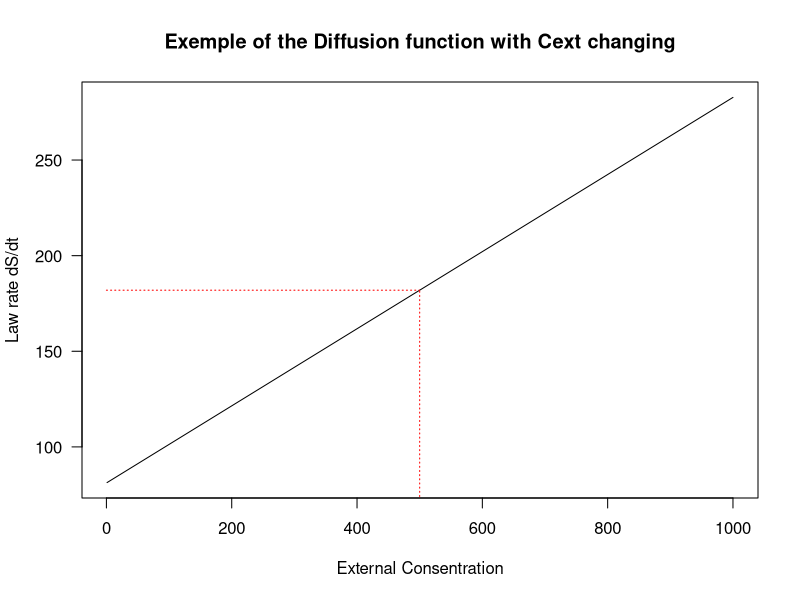
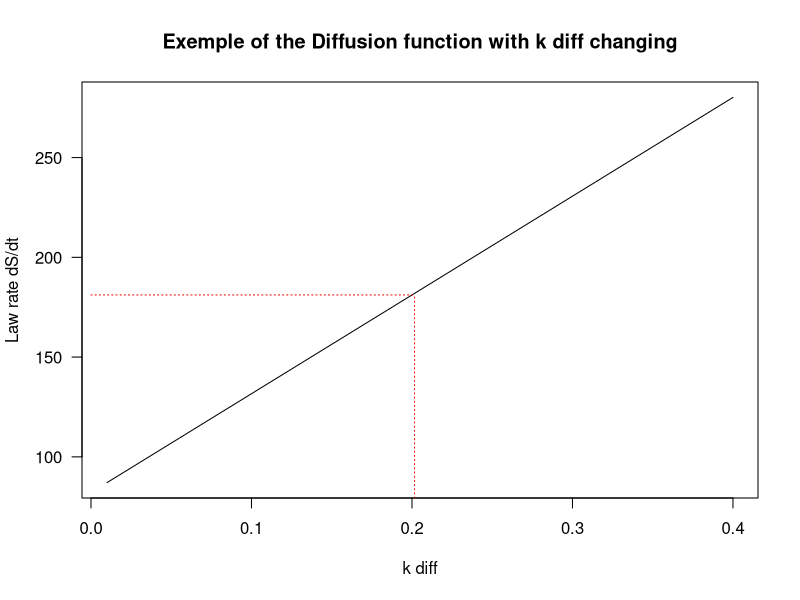
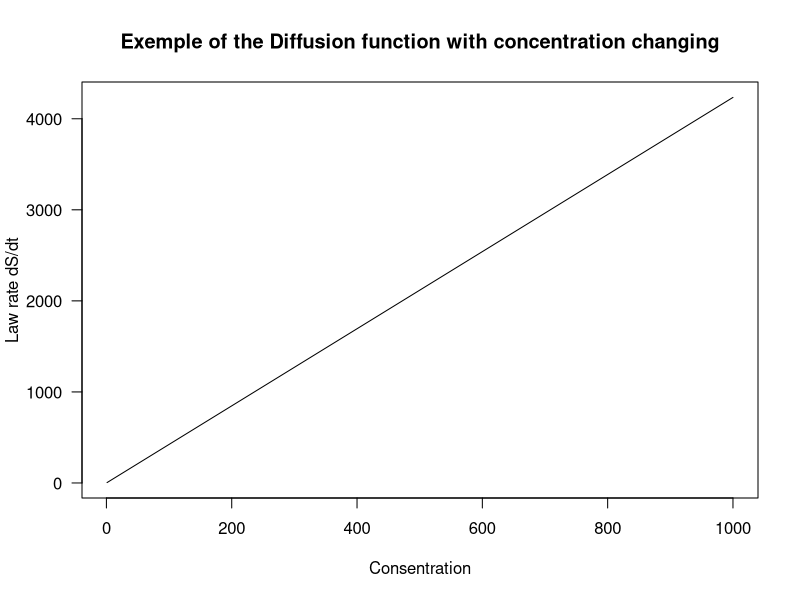

Source code (R) for these figures, in order:
## ---- chunk 1
knitr::opts_chunk$set(echo = TRUE)
## ---- chunk 2
# S. Charles (2022-03-10)
rm(list = ls())
library(tidyverse)
## ---- chunk 3
                ## GENERAL FONCTION ##
# DIFFUSION LAW
# Function Diffusion to the compartment 1 to compartment 2
DIFF <- function(C1, C2, k, kdiff){
  # C1: matrix(time)
  # C2: matrix(time)
  # k: constant max
  # kdiff: constant diffusion
  phi <- k + kdiff * (C1-C2)
  return (phi)
}

# MASS ACTION LAW
# Function MA(m,n) (equation 5) Mass Action
MA <- function(sub, k, produit, inhib, Keq, Ki){
  # time: vector of time points
  # sub : matrix of substrat concentration (time)
  # produit : vector of n products concentration
  # inhib: vector of inhibitor
  # k: constant max
  # Km: vector of MM constants 
  # Keq: equilibrium constant
  # Ki: Inhibitor constant
  phi <- k * (prod(sub) - (prod(produit) / Keq)) / ( 1 + inhib/Ki )
}
# /!\ value put by default for P, I, Keq, Ki, in case of the equation is not reversible and has no inhibitors

# MICHAELIS MENTEN LAW
MM <- function(sub, k, Km, produit, Keq, inhib, Ki){
  # time: vector of time points
  # sub : matrix of substrat concentration (time)
  # produit : vector of n products concentration
  # inhib: vector of inhibitor
  # k: constant max
  # Km: vector of MM constants
  # Keq: equilibrium constant
  # Ki: Inhibitor constant
  phi <- k * (prod(sub) - prod(produit)/Keq) / (1 + (prod(sub)+prod(produit))/Km + sum(inhib)/Ki)
  return(phi)
}
                ## PARTICULAR FONCTION ##
## GPx / GR

# MICHAELIS MENTEN LAW
MM_GPx_GR <- function(sub, k, Km, Un){
  # time: vector of time points
  # sub : matrix of substrat concentration (time)
  # k: constant max
  # Km: vector of MM constants
  # Un: if Un == 0 : GPx AND if Un == 1 : GR
  phi <- k * (prod(sub)) / (Un + sum(sub/Km)) # need to have the S in the same order than Km
  return(phi)
}

## Constant (need ?)
CONST <- function(k){
  return(k)
}
## ---- chunk 4
# Diffusion 
substrat <- seq(1,1000) # x
res <- sapply(substrat,DIFF,C2 = 5, k = 82.1486, kdiff=0.2016)#y

plot(x = substrat, y = res, main = "Exemple of the Diffusion function with Cext changing", xlab= "External Consentration", ylab= "Law rate dS/dt", las=1, type="l")
# Start condition
segments(x0 = 500, y0 = 0, x1 = 500, y1 = res[500], col = "red", lty = "dotted") 
segments(x0 = 0, y0 = res[500], x1 = 500, y1 = res[500], col = "red", lty = "dotted")
head(res)
rm(res, substrat)
## ---- chunk 5
# Diffusion 
substrat <- seq(0.01, 0.4, by=0.01) # x
res <- sapply(substrat,DIFF,C1= 500, C2 = 5, k = 82.1486) # y

plot(x = substrat, y = res, main = "Exemple of the Diffusion function with k diff changing", xlab= "k diff", ylab= "Law rate dS/dt", las=1, type="l")
# Start condition
segments(x0 = 0.2016, y0 = 0, x1 = 0.2016, y1 = res[20], col = "red", lty = "dotted") 
segments(x0 = 0, y0 = res[20], x1 = 0.2016, y1 = res[20], col = "red", lty = "dotted")
head(res)
rm(res, substrat)
## ---- chunk 6
# MA
substrat <- seq(1,1000) # x
res <- sapply(substrat, MA, k = 4.2345 , produit = 0, inhib=0, Keq=1, Ki=1)#y

plot(x = substrat, y = res, main = "Exemple of the Diffusion function with concentration changing", xlab= "Consentration", ylab= "Law rate dS/dt", las=1, type="l")
head(res)
rm(res, substrat)
## ---- chunk 7
# Example for phi_OX: T
# substrate: S = [H2O2]ext
k       <- 82.1486
kdiff   <- 0.2016
H202ext <- 500 # Only this metabolite consentration is a constant
S       <- 5 # arbitrary value chosen to try the MMs function
phi_OX <- DIFF(H202ext, S, k, kdiff)

# Example for phi_CAT: MA(1,0)
# substrate: S = [H2O2]
sub     <- 5 # arbitrary value chosen to try the MMs function 
produit <- 0 # No products
inhib   <- 0 # No inhibitors
k   <- 0.0879 # kCAT
Keq <- 1 # No
Ki  <- 1  # No inhibitors
phi_CAT <- MA(sub, k, produit, inhib, Keq, Ki)

# Example for phi_GPx: MM(2,0)
# substrates: S = [H2O2] and [GSH]  /  products: P = [GSSG] 
sub     <- c(2,5) # arbitrary value chosen to try the MMs function 
k <- 2.3736 # kGPx
Km <- 65    # KmGGR, KmNGR
sub <- 5 # arbitrary value chosen to try the MMs function
phi_PRPP <- MM_GPx_GR(sub, k, Km, Un=0)

print(phi_OX)
print(phi_CAT)
print(phi_PRPP)
## ---- chunk 8
c(0,0,0,0,0,0,0,0,0,0,0,0,0,0,0,0,0,0,0,0,0)
length(c(0,0,0,0,0,0,0,0,0,0,0,0,0,0,0,0,0,0,0,0,0,0,0))
## ---- chunk 9
sys_sto_ode <- c(c(1,-1,-1,0,0,0,0,0,0,0,0,0,0,0,0,0,0,0,0,0,0,0,0), c(0,0,-2,2,0,0,0,0,0,0,0,0,0,0,0,0,0,0,0,0,0,0,0), c(0,0,0,-1,1,-1,1,0,1,0,0,0,0,0,0,0,0,0,0,0,0,0,0),c(0,0,0,0,0,0,-1,0,0,0,0,0,0,0,0,1,-1,0,0,0,0,0,0),c(0,0,0,0,0,0,1,-1,0,0,0,0,0,0,0,0,0,0,0,0,0,0,0),c(0,0,0,0,0,0,0,1,-1,0,0,0,0,0,0,0,0,0,0,0,0,0,0), c(0,0,0,0,0,0,0,0,1,-1,-1,0,0,0,0,0,0,0,0,0,0,0,0), c(0,0,0,0,0,0,0,0,0,0,1,0,-1,0,-1,0,0,0,0,0,0,0,0), c(0,0,0,0,0,0,0,0,0,1,0,-1,-1,0,0,0,0,0,0,0,0,0,0), c(0,0,0,0,0,0,0,0,0,0,0,0,1,-1,0,0,0,0,0,0,0,0,0), c(0,0,0,0,0,0,0,0,0,0,0,0,0,1,-1,0,0,0,0,0,0,0,0), c(0,0,0,0,0,0,0,0,0,0,0,0,0,0,0,-1,0,0,0,0,0,1,0),c(0,0,0,0,0,0,0,0,0,0,0,0,0,0,1,0,1,-1,0,0,0,0,1),c(0,0,0,0,0,0,0,0,0,0,0,0,0,0,0,0,0,1,-1,0,0,0,0),c(0,0,0,0,0,0,0,0,0,0,0,0,0,0,0,0,0,0,1,-1,0,0,0),c(0,0,0,0,0,0,0,0,0,0,0,0,1,0,1,0,0,0,1,1,-1,0,-1),c(0,0,1,-1,0,0,0,0,0,0,0,0,0,0,0,0,0,0,0,0,0,0,0),c(0,0,0,1,-1,1,-1,0,-1,0,0,0,0,0,0,0,0,0,0,0,0,0,0))
name_equa_diff <- c("H2O2","GSH","NADPH","G6P","6PGL","6PG","Ru5P","X5P","R5P","S7P","E4P","GLC","F6P","FBP","DHAP","GAP","GSSG","NADPp")
name_phi       <- c("phi_OX","phi_CAT","phi_GPx","phi_GR","phi_NNH","phi_NHN","phi_G6PD","phi_6PGL","phi_6PGD","phi_RPI","phi_RPE","phi_PRPP","phi_TKT1","phi_TLD","phi_TKT2","phi_HK","phi_PGI","phi_PFK","phi_ALD","phi_TPI","phi_GAPD","phi_GLU","phi_TAL")
head(sys_sto_ode)
mat_stochio <- matrix(sys_sto_ode, nrow=23)
colnames(mat_stochio) <- name_equa_diff
rownames(mat_stochio) <- name_phi
mat_stochio_equadiff <- t(mat_stochio)
head(mat_stochio_equadiff)
## ---- chunk 10
syst <- function(t,y,parameter,matrix_syst){
  dy <- c(
    DIFF(500, x[1], 82.1486, 0.2016),
    MA(sub=x[1], k=0.0879, produit=0, inhib=0, Keq=1, Ki=1),
    MM_GPx_GR(sub=c(x[1],x[2]), k=2.3736, Km=c(0.0099,26.687), Un=0),
    MM_GPx_GR(sub=c(x[17],x[3]), k=400.959, Km=c(564.417,1.389), Un=1),
    MA(sub=x[18], k=4.2345, produit=0, inhib=0, Keq=1, Ki=1),
    MA(sub=x[18], k=0.0604, produit=0, inhib=x[1], Keq=1, Ki=351.156),
    MA(sub=c(x[4],x[18]), k=1.8574, produit=0, inhib=x[3], Keq=1, Ki=58762.0),
    MA(sub=x[5], k=10.0046, produit=0, inhib=0, Keq=1, Ki=1),   

    
    MM(sub=c(x[1],x[2]), k, Km, produit, Keq, inhib, Ki)
  )
  
}
## ---- chunk 11
  
## ---- chunk 12

